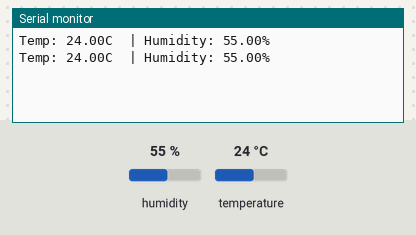
Bench run of a sketch on a simulated Arduino Uno, built with avr-gcc and run on an emulated ATmega328P. Shown: the last lines printed to the serial monitor. The test bench sets the inputs (shaded band); at power-on: humidity 55 %, temperature 24 °C.

Above: at 2.8 s.
2.9 s: humidity set to 22 %
At 5.1 s:
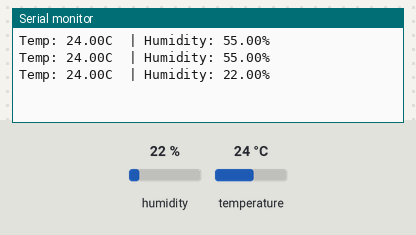
5.6 s: temperature set to 12 °C
At 6.9 s:
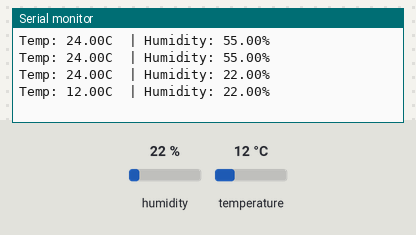
8.3 s: humidity set to 40 %
At 10.4 s:
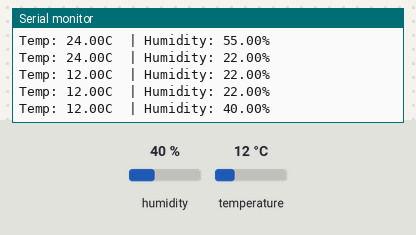
Timing chart, 0 to 11.9 s (numbered marks = the images above; inputs shaded):
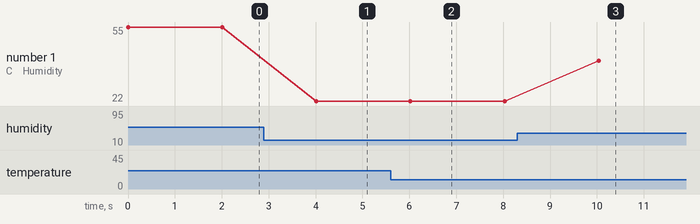

Measured:
- after the input at 2.9 s, the serial monitor: prints a new line after 1.1 s (image 1)
- after the input at 5.6 s, the serial monitor: prints a new line after 0.42 s (image 2)
- after the input at 8.3 s, the serial monitor: prints a new line after 1.7 s (image 3)
- plotted number 1: 55 → 22 after the input at 2.9 s, 22 → 40 after the input at 8.3 s

The sketch:

Humidity.ino
```cpp
#include <DHT.h>

#define DHTPIN 7
#define DHTTYPE DHT22
DHT dht(DHTPIN, DHTTYPE);

void setup() {
  Serial.begin(9600);
  dht.begin();
}

void loop() {
  float h = dht.readHumidity();
  float t = dht.readTemperature();

  if (isnan(h) || isnan(t)) {
    Serial.println("DHT Error!");
    return;
  }

  Serial.print("Temp: ");
  Serial.print(t);
  Serial.print("C  | Humidity: ");
  Serial.print(h);
  Serial.println("%");

  delay(2000);
}
```
